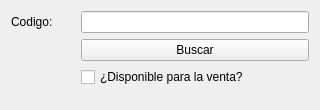
<?xml version="1.0" encoding="UTF-8"?>
<ui version="4.0">
 <class>ProductoCambiarDisponibilidad</class>
 <widget class="QWidget" name="ProductoCambiarDisponibilidad">
  <property name="geometry">
   <rect>
    <x>0</x>
    <y>0</y>
    <width>320</width>
    <height>110</height>
   </rect>
  </property>
  <property name="minimumSize">
   <size>
    <width>320</width>
    <height>110</height>
   </size>
  </property>
  <property name="maximumSize">
   <size>
    <width>320</width>
    <height>110</height>
   </size>
  </property>
  <property name="windowTitle">
   <string>Cambiar disponibilidad</string>
  </property>
  <layout class="QGridLayout" name="gridLayout">
   <item row="0" column="0">
    <layout class="QFormLayout" name="lay_frm_principal">
     <property name="horizontalSpacing">
      <number>25</number>
     </property>
     <item row="0" column="0">
      <widget class="QLabel" name="lbl_codigo">
       <property name="text">
        <string>Codigo: </string>
       </property>
      </widget>
     </item>
     <item row="0" column="1">
      <widget class="QLineEdit" name="txt_codigo"/>
     </item>
     <item row="1" column="1">
      <widget class="QPushButton" name="btn_buscar">
       <property name="text">
        <string>Buscar</string>
       </property>
      </widget>
     </item>
     <item row="2" column="1">
      <widget class="QCheckBox" name="chk_disponibilidad">
       <property name="text">
        <string>¿Disponible para la venta?</string>
       </property>
      </widget>
     </item>
    </layout>
   </item>
  </layout>
 </widget>
 <resources/>
 <connections/>
</ui>
